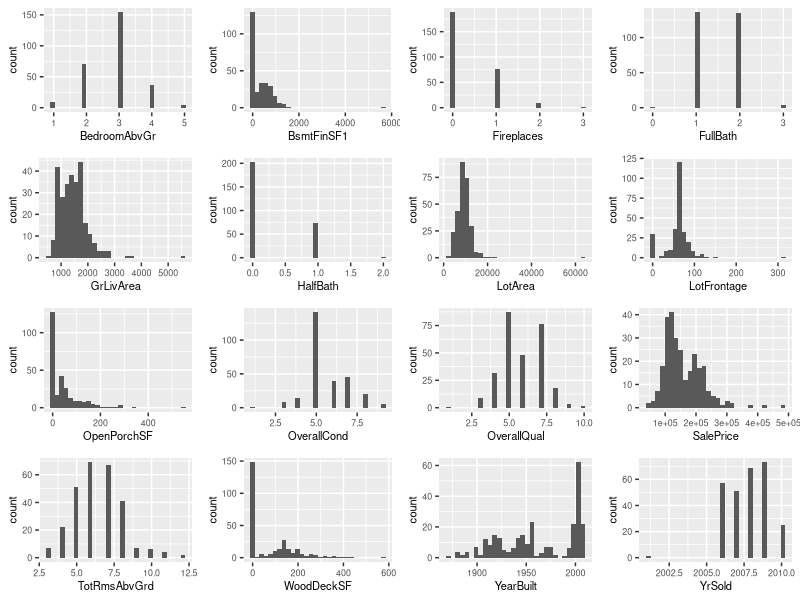

The R source for this figure: (Note: this script raises an error after producing the figure.)
library(caret) # For dummyVars()
library(glmnet) # For Ridge Regression and Lasso
library(ggpubr)
library(leaps) # For regsubsets()
library(tidyverse)

# Read in the source data files.
CollegeCr <- read.csv('../Data/CollegeCr.csv')
CollegeCr_test <- read.csv('../Data/CollegeCr.test.csv')
Edwards <- read.csv('../Data/Edwards.csv')
Edwards_test <- read.csv('../Data/Edwards.test.csv')
OldTown <- read.csv('../Data/OldTown.csv')
OldTown_test <- read.csv('../Data/OldTown.test.csv')

# Find the common column names between the files to combine.
intersect_colnames <- sort(Reduce(intersect,list(colnames(CollegeCr),colnames(Edwards),colnames(OldTown))))
intersect_colnames_test <- sort(Reduce(intersect,list(colnames(CollegeCr_test),colnames(Edwards_test),colnames(OldTown_test))))

# Combine the neighborhoods into a common dataframe.
# Retain their neighborhood name into a variable named `Neighborhood`
df_neighborhoods <- rbind(CollegeCr[,intersect_colnames] %>% mutate(Neighborhood = "CollegeCr"),
      Edwards[,intersect_colnames] %>% mutate(Neighborhood = "Edwards")
      ,OldTown[,intersect_colnames] %>% mutate(Neighborhood = "OldTown"))

df_neighborhoods_test <- rbind(CollegeCr_test[,intersect_colnames_test] %>% mutate(Neighborhood = "CollegeCr"),
                               Edwards_test[,intersect_colnames_test] %>% mutate(Neighborhood = "Edwards")
                               ,OldTown_test[,intersect_colnames_test] %>% mutate(Neighborhood = "OldTown"))

# The training/test split between neighborhoods is slightly imbalanced.
nrow(CollegeCr) / (nrow(CollegeCr) + nrow(CollegeCr_test)) # 0.7945205
nrow(Edwards) / (nrow(Edwards) + nrow(Edwards_test)) # 0.8314607
nrow(OldTown) / (nrow(OldTown) + nrow(OldTown_test)) # 0.8018018


# Separate the columns with multiple delimited values (`Exterior` and `LotInfo`) into separate columns.
exterior_cols = c("Exterior1st","ExteriorQual","ExteriorCond")
lot_cols = c("LotConfig","LotShape","LotArea","LotFrontage")

df_neighborhoods_separate <- df_neighborhoods %>% separate(Exterior, exterior_cols, sep=";") %>% separate(LotInfo, lot_cols, sep=";")
df_neighborhoods_separate_test <- df_neighborhoods_test %>% separate(Exterior, exterior_cols, sep=";") %>% separate(LotInfo, lot_cols, sep=";")

df_neighborhoods_separate[,c("LotArea","LotFrontage")] <- sapply(df_neighborhoods_separate[,c("LotArea","LotFrontage")], as.integer)
df_neighborhoods_separate_test[,c("LotArea","LotFrontage")] <- sapply(df_neighborhoods_separate_test[,c("LotArea","LotFrontage")], as.integer)

# De-duplicating records (rows 115, 116, and 279 are duplicates). We only perform this for training data because we do not want to remove records from test data.
df_neighborhoods_dedupe <- unique(df_neighborhoods_separate)

# Fill in "NA" for empty strings in `BsmtQual`, `BsmtFinType1`, and `GarageType`.
# Also replace the empty `LotFR3` columns with 0. We will assume they do not have frontage on 3 sides.
empty_string_cols <- c("BsmtQual","BsmtFinType1","GarageType")
df_neighborhoods_impute <- df_neighborhoods_dedupe %>% 
                            mutate_at(empty_string_cols, ~replace(., . == "", "NA")) %>%
                            mutate_at("BsmtCond", ~replace(., is.na(.), "NA")) %>%
                            mutate_at("LotFrontage", ~replace(., is.na(.), 0)
                            )
df_neighborhoods_impute_test <- df_neighborhoods_separate_test %>% 
                                  mutate_at(empty_string_cols, ~replace(., . == "", "NA")) %>%
                                  mutate_at("BsmtCond", ~replace(., is.na(.), "NA")) %>%
                                  mutate_at("LotFrontage", ~replace(., is.na(.), 0)
                                  )


# Plot histograms for numeric columns
num_cols <- colnames(select_if(df_neighborhoods_impute, is.numeric))

for(i in num_cols){
  
  assign(paste('plot_',i,sep=""), 
         ggplot(data=df_neighborhoods_impute, aes_string(x=i)) + geom_histogram() + theme(text = element_text(size = 8))
  )
}

ggarrange(
  plot_BedroomAbvGr,
  plot_BsmtFinSF1,
  plot_Fireplaces,
  plot_FullBath,
  plot_GrLivArea,
  plot_HalfBath,
  plot_LotArea,
  plot_LotFrontage,
  plot_OpenPorchSF,
  plot_OverallCond,
  plot_OverallQual,
  plot_SalePrice,
  plot_TotRmsAbvGrd,
  plot_WoodDeckSF,
  plot_YearBuilt,
  plot_YrSold
)

# Removing the record with `YrSold` of 2001 because it is an error.
# Also removing the `Utilities` column because it only has one value.
df_neighborhoods_cleaned <- df_neighborhoods_impute[-which(df_neighborhoods_impute$YrSold == 2001) , !names(df_neighborhoods_impute) == "Utilities"]
df_neighborhoods_cleaned_test <- df_neighborhoods_impute_test[ , !names(df_neighborhoods_impute) == "Utilities"] # There is no `YrSold` == 2001 record to remove from the test data.

# Encodes the categorical variables
dmy <- dummyVars(" ~ .", data = df_neighborhoods_cleaned[, !names(df_neighborhoods_cleaned) == "SalePrice"])
df_neighborhoods_final <- cbind(data.frame(predict(dmy, newdata = df_neighborhoods_cleaned)), df_neighborhoods_cleaned$SalePrice)
names(df_neighborhoods_final)[names(df_neighborhoods_final) == "df_neighborhoods_cleaned$SalePrice"] <- "SalePrice"

df_neighborhoods_final_test <- data.frame(predict(dmy, newdata = df_neighborhoods_cleaned_test))


# Pulling a list of dummy variable column names so we can exclude them from standardization.
dummyVarNames <- names(df_neighborhoods_final)[!(names(df_neighborhoods_final) %in% names(df_neighborhoods_cleaned))]

# Creating scaled versions for Ridge Regression and Lasso, excluding the dummy variable names
df_neighborhoods_scaled <- cbind(df_neighborhoods_cleaned[, -which(names(df_neighborhoods_cleaned) %in% c('SalePrice'))] %>% mutate_if(is.numeric, scale) %>% mutate_if(is.character, as.factor), df_neighborhoods_cleaned$SalePrice)
names(df_neighborhoods_scaled)[names(df_neighborhoods_scaled) == "df_neighborhoods_cleaned$SalePrice"] <- "SalePrice"

df_neighborhoods_scaled_test <- df_neighborhoods_cleaned_test[, -which(names(df_neighborhoods_cleaned_test) %in% c('SalePrice'))] %>% mutate_if(is.numeric, scale) %>% mutate_if(is.character, as.factor)

num_cols <- colnames(select_if(df_neighborhoods_scaled, is.numeric))

for(i in num_cols){
  
  assign(paste('plot_scaled_',i,sep=""), 
         ggplot(data=df_neighborhoods_scaled, aes_string(x=i)) + geom_histogram() + theme(text = element_text(size = 8))
  )
}

ggarrange(
  plot_scaled_BedroomAbvGr,
  plot_scaled_BsmtFinSF1,
  plot_scaled_Fireplaces,
  plot_scaled_FullBath,
  plot_scaled_GrLivArea,
  plot_scaled_HalfBath,
  plot_scaled_LotArea,
  plot_scaled_LotFrontage,
  plot_scaled_OpenPorchSF,
  plot_scaled_OverallCond,
  plot_scaled_OverallQual,
  plot_scaled_SalePrice,
  plot_scaled_TotRmsAbvGrd,
  plot_scaled_WoodDeckSF,
  plot_scaled_YearBuilt,
  plot_scaled_YrSold
)

# Not needed for now, but will find the names of non-numeric columns.
# non_num_cols <- colnames(select_if(df_neighborhoods_scaled, negate(is.numeric)))



#write.csv(df_neighborhoods_final, '../df_neighborhoods_final.csv')



# Saving this code in case we need to just change variables to factors instead of encoding.
# str(df_neighborhoods_scaled %>% mutate_if(negate(is.numeric), as.factor))


str(df_neighborhoods_scaled_test %>% mutate_if(negate(is.numeric), as.factor))



## Variable Selection


# Forward Stepwise Selection
regit.fwd <- regsubsets(SalePrice~.,data=df_neighborhoods_final, nvmax=85, method="forward")
regit.fwd.summary <- summary(regit.fwd)

min_cp.fwd <- which.min(regit.fwd.summary$cp)
min_bic.fwd <- which.min(regit.fwd.summary$bic)
max_adjr2.fwd <- which.max(regit.fwd.summary$adjr2)

plot(regit.fwd.summary$rss, xlab="Number of Variables", ylab="RSS", type="l")

plot(regit.fwd.summary$adjr2, xlab="Number of Variables", ylab="Adjusted RSq", type="l")
points(max_adjr2.fwd, regit.fwd.summary$adjr2[max_adjr2.fwd], col="red", cex=2, pch=20)

plot(regit.fwd.summary$cp, xlab="Number of Variables", ylab="Cp", type="l")
points(min_cp.fwd, regit.fwd.summary$cp[min_cp.fwd], col="red", cex=2, pch=20)

plot(regit.fwd.summary$bic, xlab="Number of Variables", ylab="BIC", type="l")
points(min_bic.fwd, regit.fwd.summary$bic[min_bic.fwd], col="red", cex=2, pch=20)

# Backward stepwise selection.
regit.bwd <- regsubsets(SalePrice~.,data=df_neighborhoods_final, nvmax=85, method="backward")
regit.bwd.summary <- summary(regit.bwd)

min_cp.bwd <- which.min(regit.bwd.summary$cp)
min_bic.bwd <- which.min(regit.bwd.summary$bic)
max_adjr2.bwd <- which.max(regit.bwd.summary$adjr2)

plot(regit.bwd.summary$rss, xlab="Number of Variables", ylab="RSS", type="l")

plot(regit.bwd.summary$adjr2, xlab="Number of Variables", ylab="Adjusted RSq", type="l")
points(max_adjr2.bwd, regit.bwd.summary$adjr2[max_adjr2.bwd], col="red", cex=2, pch=20)

plot(regit.bwd.summary$cp, xlab="Number of Variables", ylab="Cp", type="l")
points(min_cp.bwd, regit.bwd.summary$cp[min_cp.bwd], col="red", cex=2, pch=20)

plot(regit.bwd.summary$bic, xlab="Number of Variables", ylab="BIC", type="l")
points(min_bic.bwd, regit.bwd.summary$bic[min_bic.bwd], col="red", cex=2, pch=20)


# Ridge Regression
x.train <- model.matrix(SalePrice~.,df_neighborhoods_scaled)[,-1]
y.train <- df_neighborhoods_scaled$SalePrice

grid=10^seq(10,-2,length=100)
ridge.mod=glmnet(x.train,y.train,alpha=0,lambda=grid)

set.seed(1)
cv.out=cv.glmnet(x.train,y.train,alpha=0)
plot(cv.out)

bestlam=cv.out$lambda.min
bestlam

out=glmnet(x.train,y.train,alpha=0)
predict(out,type="coefficients",s=bestlam)

ridge.pred <- predict(ridge.mod, s = bestlam, newx = x.train)
mean((ridge.pred - y.train)^2)


# Lasso
x.train <- model.matrix(SalePrice~.,df_neighborhoods_scaled)[,-1]
y.train <- df_neighborhoods_scaled$SalePrice

lasso.mod=glmnet(x.train,y.train,alpha=1,lambda=grid)
plot(lasso.mod)

set.seed(1)
cv.out=cv.glmnet(x.train,y.train,alpha=1)
plot(cv.out)

bestlam=cv.out$lambda.min
bestlam

out=glmnet(x.train,y.train,alpha=1,lambda=grid)
lasso.coef=predict(out,type="coefficients",s=bestlam)
lasso.coef

lasso.pred <- predict(lasso.mod, s = bestlam, newx = x.train)
mean((lasso.pred - y.train)^2)
